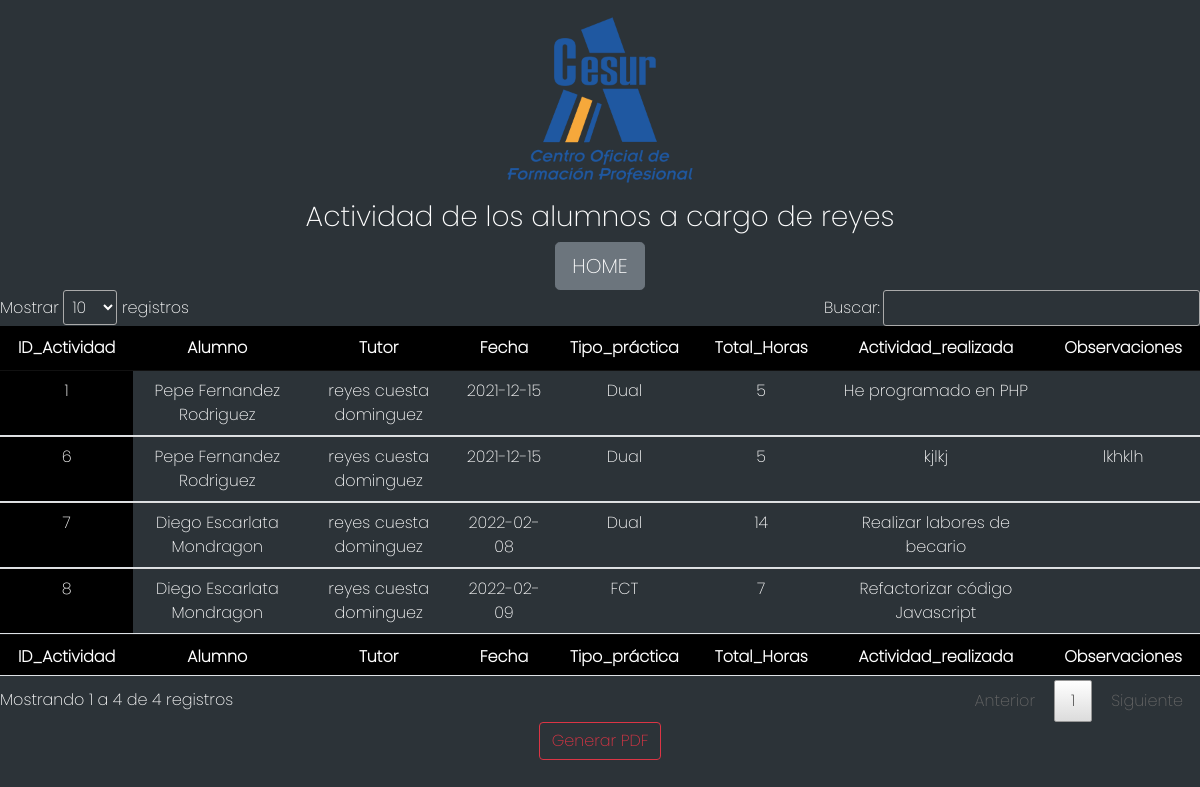
The page /php/mostrar_actividad.php (signed in) on the database its author committed.
### tables this page shows
CREATE TABLE `actividades` (
  `ID_Actividad` int NOT NULL AUTO_INCREMENT,
  `Fecha` date NOT NULL,
  `Tipo_práctica` varchar(4) NOT NULL,
  `Total_Horas` int NOT NULL,
  `Actividad_realizada` text NOT NULL,
  `Observaciones` text,
  PRIMARY KEY (`ID_Actividad`)
);

CREATE TABLE `alumno` (
  `ID_Alumno` int NOT NULL AUTO_INCREMENT,
  `Nombre` varchar(20) NOT NULL,
  `Apellido1` varchar(20) NOT NULL,
  `Apellido2` varchar(20) NOT NULL,
  `Contraseña` char(32) NOT NULL,
  `DNI` varchar(9) NOT NULL,
  `Fecha_Nacimiento` date NOT NULL,
  `Email` varchar(64) NOT NULL,
  `Telefono` int NOT NULL,
  `Empresa` varchar(64) NOT NULL,
  `Tutor` varchar(64) NOT NULL,
  `NºHoras_Dual` int NOT NULL,
  `NºHoras_FCT` int NOT NULL,
  `Observaciones` text,
  `rol` int DEFAULT 2,
  PRIMARY KEY (`ID_Alumno`)
);

CREATE TABLE `profesor` (
  `ID_Profesor` int NOT NULL AUTO_INCREMENT,
  `Nombre` varchar(20) NOT NULL,
  `Apellido1` varchar(20) NOT NULL,
  `Apellido2` varchar(20) NOT NULL,
  `Contraseña` char(32) NOT NULL,
  `Email` varchar(64) NOT NULL,
  `rol` int DEFAULT 1,
  PRIMARY KEY (`ID_Profesor`)
);

### php/lib/DB.php (called while the page is built, shortened)
<?php
class DB
{
  private $host="localhost";
  private $user="root";
  private $pass="";
  private $db_name="proyectodual";
  private $port="3307";
  private $conexion;
  private $error=false;
  function __construct()
  {
      $this->conexion = new mysqli($this->host, $this->user, $this->pass, $this->db_name, $this->port);
  }
  function hayError(){
    return $this->error;
  }
  function realizarConsulta($consulta){
    if (!$this->hayError()){
      $resultado = $this->conexion->query($consulta);
      return $resultado;
    } else {
      $this->error_msj="Imposible realizar la consulta: ".$consulta;
      return null;
    }
  }
}
?>

### php/lib/consultas.php (called while the page is built, shortened)
<?php
include 'DB.php';
class consultas extends DB
{
    public function mostrarActividadProfe($idProfe)
    {
        $sql = "SELECT a.ID_Actividad, a.Fecha, a.Tipo_práctica, a.Total_Horas, a.Actividad_realizada, a.Observaciones, al.Nombre as nAlumno, al.Apellido1 as alApe1, al.Apellido2 as alApe2, p.Nombre as nProfe, p.Apellido1 as pApe1, p.Apellido2 as pApe2 from actividades as a join alumno_actividad as aa on a.ID_Actividad=aa.ID_actividad join alumno as al on aa.ID_Alumno=al.ID_Alumno join alumno_profesor as ap on al.ID_Alumno=ap.ID_Alumno join profesor as p on ap.ID_profesor=p.ID_Profesor where p.ID_Profesor=" . $idProfe;
        $resultado = $this->realizarConsulta($sql);
        if ($resultado != null) {
            $tabla = [];
            while ($fila = $resultado->fetch_assoc()) {
                $tabla[] = $fila;
            }
            return $tabla;
        } else {
            return null;
        }
    }
}

### php/mostrar_actividad.php (the view, shortened to what this page needs)
<?php
   require 'lib/consultas.php';
   $BaseDatos=new consultas();
   switch ($_SESSION["Rol"]) {
        case '1':
            $mensaje_h1 = "Actividad de los alumnos a cargo de ".$_SESSION["Nombre"];
            $resultado=$BaseDatos->mostrarActividadProfe($_SESSION["ID"]);
            break;
   }
?>
<!DOCTYPE html>
<html lang="es">
<head>
    <link rel="stylesheet" href="../css/jquery.dataTables.min.css">
    <link rel="stylesheet" href="../css/bootstrap.min.css">
    <link rel="stylesheet" href="../css/local.css">
</head>
<body class="text-center">
    <div class="encabezado">
       <img class="logo" alt="logo" src="../img/CESUR-web.png">
    </div>
    <h3><?php echo $mensaje_h1 ?></h3>
    <a href="index.php"><input type="button" class="btn btn-secondary btn-lg" value="HOME"></a>
<div class="tablon">
    <table id="tabla" class="display table">
        <thead>
            <tr>
                <th> ID_Actividad </th>
                <th> Alumno </th>
                <th> Tutor </th>
                <th> Fecha </th>
                <th> Tipo_práctica </th>
                <th> Total_Horas </th>
                <th> Actividad_realizada </th>
                <th> Observaciones </th>
            </tr>
        </thead>
        <tbody>
<?php
        foreach($resultado as $actividad){
            echo "<tr>";
                echo "<td>".$actividad["ID_Actividad"]."</td>";
                echo "<td>".$actividad["nAlumno"]." ".$actividad["alApe1"]." ".$actividad["alApe2"]."</td>";
                echo "<td>".$actividad["nProfe"]." ".$actividad["pApe1"]." ".$actividad["pApe2"]."</td>";
                echo "<td>".$actividad["Fecha"]."</td>";
                echo "<td>".$actividad["Tipo_práctica"]."</td>";
                echo "<td>".$actividad["Total_Horas"]."</td>";
                echo "<td>".$actividad["Actividad_realizada"]."</td>";
                echo "<td>".$actividad["Observaciones"]."</td>";
            echo "</tr>";
        }
?>
        </tbody>
        <tfoot>
            <tr>
                <th> ID_Actividad </th>
                <th> Alumno </th>
                <th> Tutor </th>
                <th> Fecha </th>
                <th> Tipo_práctica </th>
                <th> Total_Horas </th>
                <th> Actividad_realizada </th>
                <th> Observaciones </th>
            </tr>
        </tfoot>
</table>
</div>
<input type="button" id="GenerarMysql" class="btn btn-outline-danger" value="Generar PDF">
</body>
</html>

### css/local.css (style rules this page uses)
body { font-family: 'Poppins', Arial, Helvetica, sans-serif; color: white; background-color: #2c3338; }
th, td { color: white; }
.encabezado { background-color: #2c3338; width: 100%; height: 200px; text-align: center; }
.logo { width: 200px; }
.tablon td { background-color: #2c3338; }
.tablon .sorting_1, .tablon thead, .tablon tfoot { background-color: black !important; }

### rows shown on the page
actividades: ID_Actividad "1", alumno.Nombre "Pepe", alumno.Apellido1 "Fernandez", alumno.Apellido2 "Rodriguez", profesor.Nombre "reyes", profesor.Apellido1 "cuesta", profesor.Apellido2 "dominguez", Fecha "2021-12-15", Tipo_práctica "Dual", Total_Horas "5", Actividad_realizada "He programado en PHP"
actividades: ID_Actividad "6", alumno.Nombre "Pepe", alumno.Apellido1 "Fernandez", alumno.Apellido2 "Rodriguez", profesor.Nombre "reyes", profesor.Apellido1 "cuesta", profesor.Apellido2 "dominguez", Fecha "2021-12-15", Tipo_práctica "Dual", Total_Horas "5", Actividad_realizada "kjlkj", Observaciones "lkhklh"
actividades: ID_Actividad "7", alumno.Nombre "Diego", alumno.Apellido1 "Escarlata", alumno.Apellido2 "Mondragon", profesor.Nombre "reyes", profesor.Apellido1 "cuesta", profesor.Apellido2 "dominguez", Fecha "2022-02-08", Tipo_práctica "Dual", Total_Horas "14", Actividad_realizada "Realizar labores de becario"
actividades: ID_Actividad "8", alumno.Nombre "Diego", alumno.Apellido1 "Escarlata", alumno.Apellido2 "Mondragon", profesor.Nombre "reyes", profesor.Apellido1 "cuesta", profesor.Apellido2 "dominguez", Fecha "2022-02-09", Tipo_práctica "FCT", Total_Horas "7", Actividad_realizada "Refactorizar código Javascript"

### other values the page prints
$mensaje_h1 "Actividad de los alumnos a cargo de reyes"
